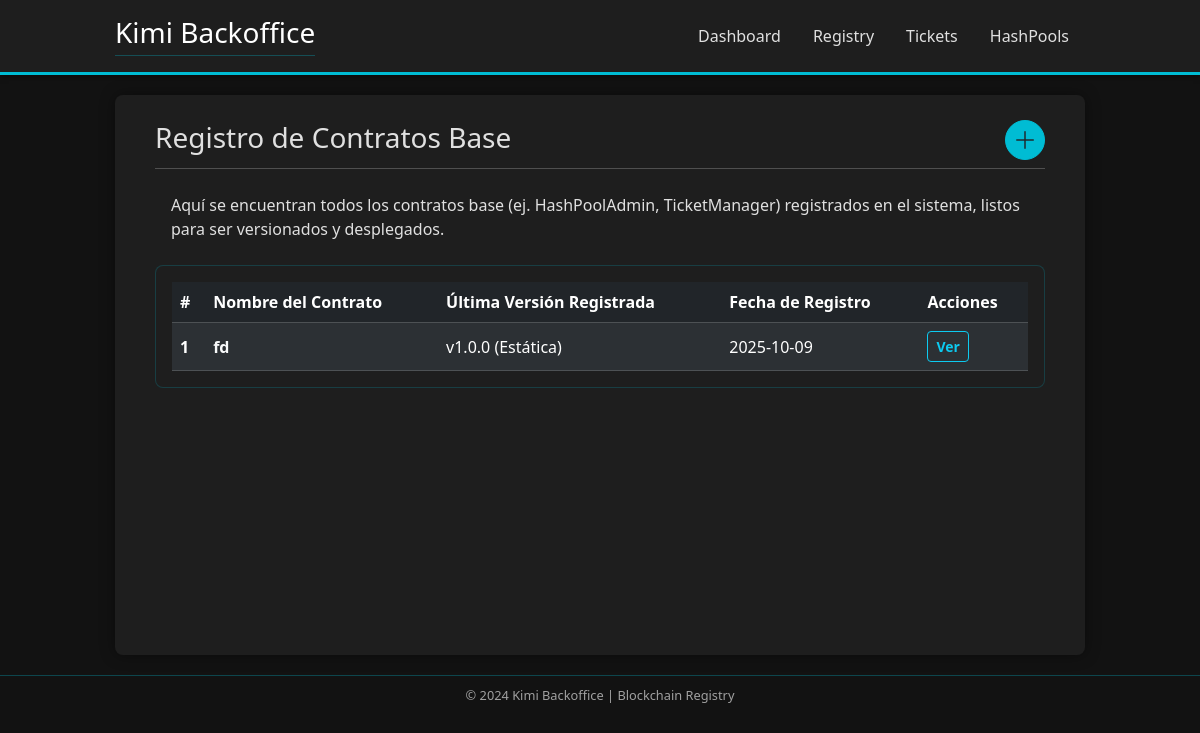
/contractRegistry/contract/list/, run on an earlier commit of the app's database.
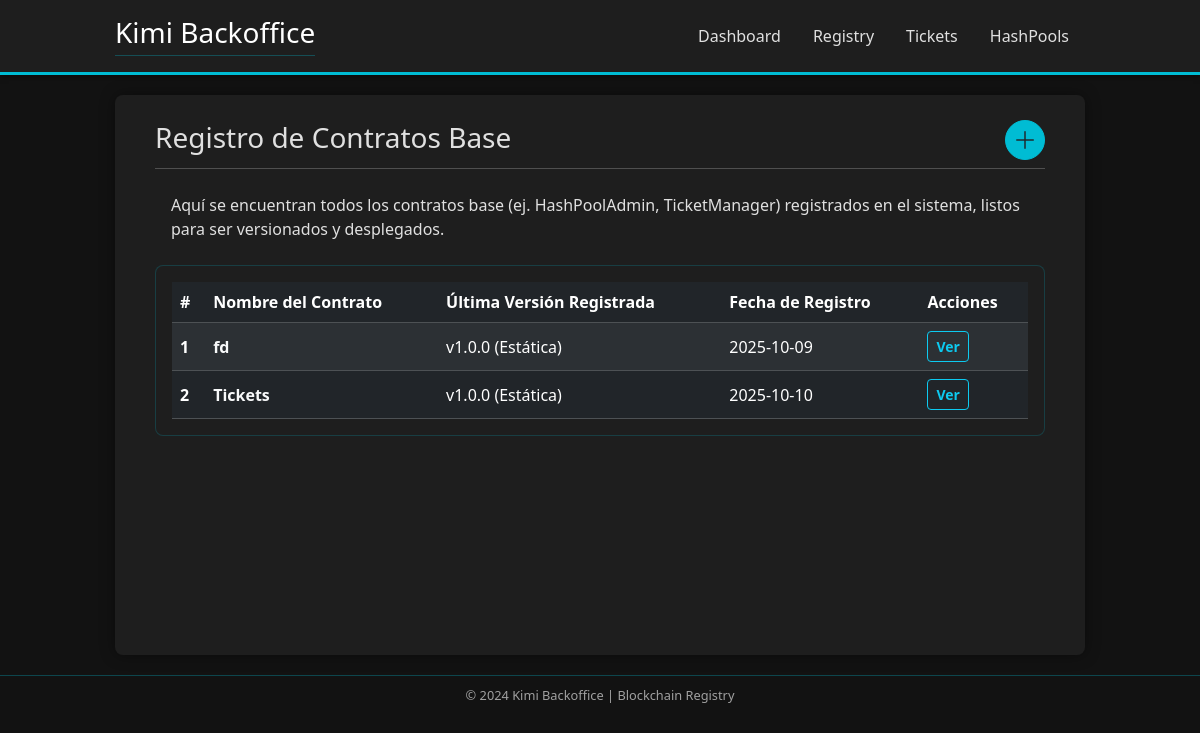
And on a later commit of the database.
### contractRegistry/models.py (models this page shows, shortened)
class BaseContract(models.Model):
    name = models.CharField(max_length=100, unique=True)
    descripcion = models.TextField(blank=True, help_text="Descripción opcional del contrato base.")
    created_at = models.DateTimeField(auto_now_add=True)

### contractRegistry/views.py (the view)
# urls.py: path('contract/list/', views.contractList, name='contract_list'),
def contractList(request):
    contracts = BaseContract.objects.all()
    context = {
        'contracts': contracts
    }
    return render(request, 'contractRegistry/contractList.html', context)

### templates/contractRegistry/contractList.html (shortened to what this page needs)
{% extends "base.html" %}
{% load static %}
{% block content %}
<div class="centered-container mx-auto dashboard-content">
    <div class="d-flex justify-content-between align-items-center mb-2">
        <h2 class="h3 text-accent mb-0" style="border-bottom: none !important;">Registro de Contratos Base</h2>
        <a href="{% url 'contractRegistry:register_contract' %}"
           class="btn btn-accent rounded-circle p-0"
           style="width: 40px; height: 40px; line-height: 40px; font-size: 1.5rem; display: flex; align-items: center; justify-content: center;"
           title="Agregar Nuevo Contrato">
            <i class="bi bi-plus-lg fw-bold text-dark"></i>
        </a>
    </div>
    <hr class="text-accent mt-0 mb-2">
    <div class="mb-2 welcome-card p-3">
        <p class="mb-0 text-text-dim">
            Aquí se encuentran todos los contratos base (ej. HashPoolAdmin, TicketManager) registrados en el sistema, listos para ser versionados y desplegados.
        </p>
    </div>
    {% if contracts %}
        <div class="card status-card-table p-3" style="max-height: 500px; overflow-y: auto;">
            <div class="table-responsive">
                <table class="table table-dark table-striped table-hover mb-0">
                    <thead class="bg-dark sticky-top">
                        <tr>
                            <th scope="col" class="text-accent fw-bold">#</th>
                            <th scope="col" class="text-accent fw-bold">Nombre del Contrato</th>
                            <th scope="col" class="text-accent fw-bold">Última Versión Registrada</th>
                            <th scope="col" class="text-accent fw-bold">Fecha de Registro</th>
                            <th scope="col" class="text-accent fw-bold">Acciones</th>
                        </tr>
                    </thead>
                    <tbody>
                        {% for contract in contracts %}
                            <tr class="align-middle">
                                <th scope="row">{{ forloop.counter }}</th>
                                <td class="fw-bold text-light">{{ contract.name }}</td>
                                <td class="text-text-dim">v1.0.0 (Estática)</td>
                                <td class="text-text-dim">{{ contract.created_at|date:"Y-m-d" }}</td>
                                <td>
                                    <a href="{% url 'contractRegistry:contract_detail' contract.pk %}" class="btn btn-sm btn-outline-info fw-bold">
                                        Ver
                                    </a>
                                </td>
                            </tr>
                        {% endfor %}
                    </tbody>
                </table>
            </div>
        </div>
    {% endif %}
</div>
{% endblock %}

What changed in the data, as far as the page shows it:
added BaseContract: name "Tickets", created_at "2025-10-10"
